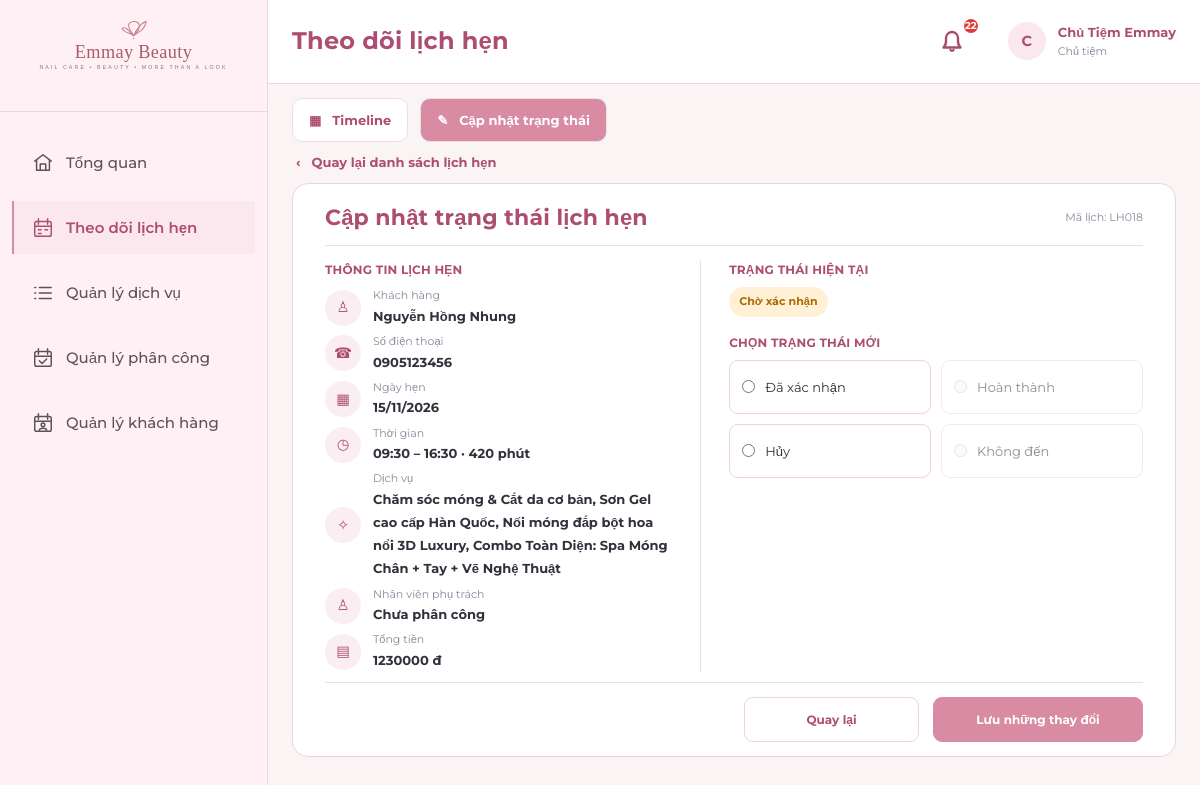
The page /owner/appointments/status-list/LH018/ (signed in) on the database as committed earlier.
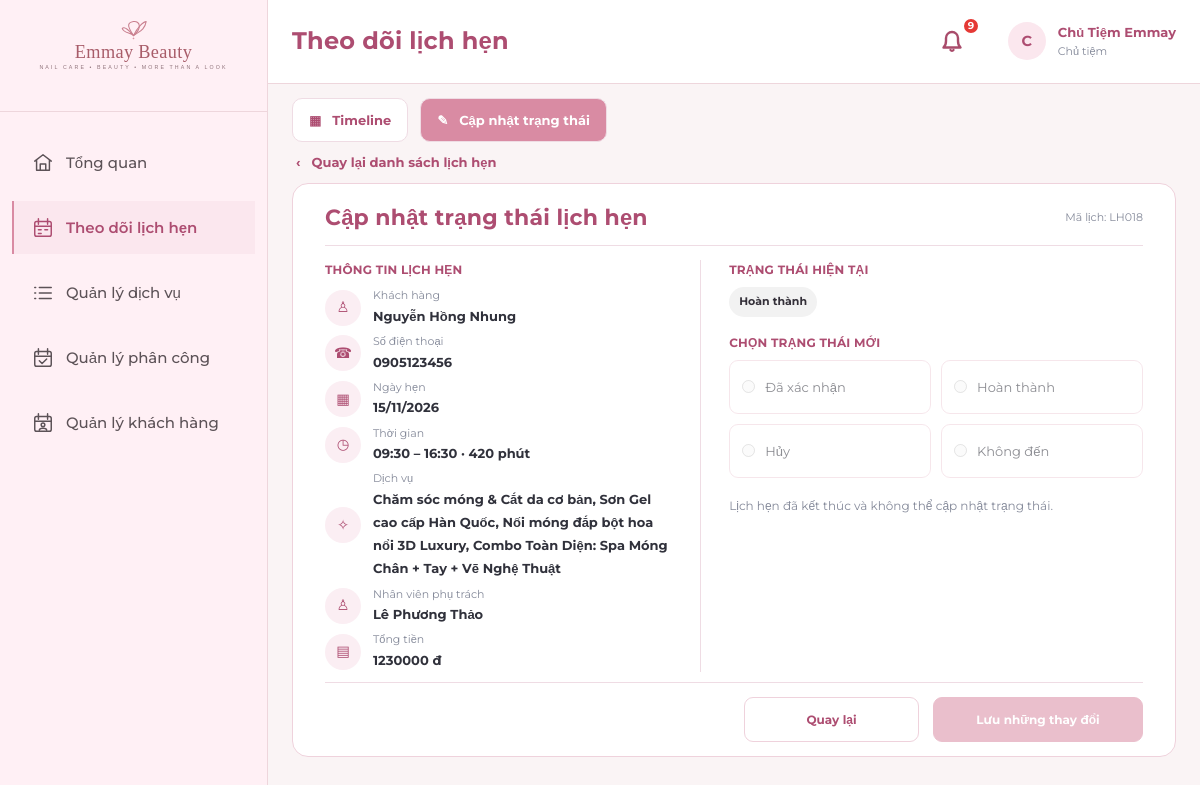
The same page on the database as committed later.
### apps/appointments/models.py (models this page shows, shortened)
class LichHen(models.Model):
    TRANG_THAI_CHOICES = [
        ('Chờ xác nhận', 'Chờ xác nhận'),
        ('Đã xác nhận', 'Đã xác nhận'),
        ('Hoàn thành', 'Hoàn thành'),
        ('Hủy', 'Hủy'),
        ('Không đến', 'Không đến'),
    ]
    ma_lich_hen = models.CharField(max_length=10, primary_key=True, verbose_name='Mã lịch hẹn')
    khach_hang = models.ForeignKey(KhachHang, on_delete=models.PROTECT, related_name='lich_hen', verbose_name='Khách hàng')
    tai_khoan_huy = models.ForeignKey(
        TaiKhoan, on_delete=models.SET_NULL, null=True, blank=True,
        related_name='lich_hen_da_huy', verbose_name='Tài khoản hủy'
    )
    ngay_gio_bat_dau = models.DateTimeField(verbose_name='Ngày giờ bắt đầu')
    ten_lien_he = models.CharField(max_length=100, verbose_name='Tên liên hệ')
    so_dien_thoai_lien_he = models.CharField(
        max_length=10, validators=[phone_validator], verbose_name='SĐT liên hệ'
    )
    trang_thai = models.CharField(
        max_length=30, choices=TRANG_THAI_CHOICES, default='Chờ xác nhận',
        verbose_name='Trạng thái'
    )
    thoi_diem_huy = models.DateTimeField(null=True, blank=True, verbose_name='Thời điểm hủy')
    thoi_diem_tao = models.DateTimeField(auto_now_add=True, verbose_name='Thời điểm tạo')
    class Meta:
        db_table = 'LichHen'
        verbose_name = 'Lịch Hẹn'
        verbose_name_plural = 'Lịch Hẹn'
        ordering = ['-ngay_gio_bat_dau']
    @property
    def tong_tien(self):
        return sum(ct.don_gia_dat for ct in self.chi_tiet.all())
    @property
    def tong_thoi_luong(self):
        return sum(ct.thoi_luong_dat for ct in self.chi_tiet.all())
    @property
    def ngay_gio_ket_thuc(self):
        return self.ngay_gio_bat_dau + timedelta(minutes=self.tong_thoi_luong)
    @property
    def phan_cong_hien_tai(self):
        return self.phan_cong.filter(dang_phu_trach=True).first()

class ChiTietLichHen(models.Model):
    lich_hen = models.ForeignKey(LichHen, on_delete=models.CASCADE, related_name='chi_tiet', verbose_name='Lịch hẹn')
    dich_vu = models.ForeignKey(DichVu, on_delete=models.PROTECT, related_name='chi_tiet_lich_hen', verbose_name='Dịch vụ gốc')
    ten_dich_vu_dat = models.CharField(max_length=60, verbose_name='Tên dịch vụ lúc đặt')
    don_gia_dat = models.DecimalField(max_digits=12, decimal_places=0, verbose_name='Đơn giá lúc đặt')
    thoi_luong_dat = models.SmallIntegerField(verbose_name='Thời lượng lúc đặt (phút)')
    ghi_chu_thuc_hien = models.CharField(max_length=255, blank=True, null=True, verbose_name='Ghi chú thực hiện')
    class Meta:
        db_table = 'ChiTietLichHen'
        verbose_name = 'Chi Tiết Lịch Hẹn'
        verbose_name_plural = 'Chi Tiết Lịch Hẹn'
        unique_together = ('lich_hen', 'dich_vu')

### apps/assignments/models.py (models this page shows, shortened)
class PhanCong(models.Model):
    TRANG_THAI_CHOICES = [
        ('Chờ phản hồi', 'Chờ phản hồi'),
        ('Đã tiếp nhận', 'Đã tiếp nhận'),
        ('Từ chối', 'Từ chối'),
    ]
    ma_phan_cong = models.CharField(max_length=10, primary_key=True, verbose_name='Mã phân công')
    lich_hen = models.ForeignKey(LichHen, on_delete=models.CASCADE, related_name='phan_cong', verbose_name='Lịch hẹn')
    nhan_vien = models.ForeignKey(NhanVien, on_delete=models.CASCADE, related_name='phan_cong', verbose_name='Nhân viên kỹ thuật')
    thoi_diem_phan_cong = models.DateTimeField(auto_now_add=True, verbose_name='Thời điểm phân công')
    trang_thai_tiep_nhan = models.CharField(
        max_length=20, choices=TRANG_THAI_CHOICES, default='Chờ phản hồi',
        verbose_name='Trạng thái tiếp nhận'
    )
    ly_do_tu_choi = models.CharField(max_length=250, blank=True, null=True, verbose_name='Lý do từ chối')
    thoi_diem_phan_hoi = models.DateTimeField(null=True, blank=True, verbose_name='Thời điểm phản hồi')
    dang_phu_trach = models.BooleanField(default=True, verbose_name='Đang phụ trách')
    class Meta:
        db_table = 'PhanCong'
        verbose_name = 'Phân Công'
        verbose_name_plural = 'Phân Công'
        ordering = ['-thoi_diem_phan_cong']
        constraints = [
            models.UniqueConstraint(
                fields=['lich_hen'],
                condition=models.Q(dang_phu_trach=True),
                name='unique_active_assignment_per_appointment'
            )
        ]

### apps/accounts/models.py (models this page shows, shortened)
class NhanVien(models.Model):
    ma_nhan_vien = models.CharField(max_length=10, primary_key=True, verbose_name='Mã nhân viên')
    tai_khoan = models.OneToOneField(TaiKhoan, on_delete=models.CASCADE, related_name='nhan_vien', verbose_name='Tài khoản')
    ten_nhan_vien = models.CharField(max_length=50, verbose_name='Tên nhân viên')
    class Meta:
        db_table = 'NhanVien'
        verbose_name = 'Nhân Viên'
        verbose_name_plural = 'Nhân Viên'
        ordering = ['ma_nhan_vien']

### apps/appointments/views.py (the view, shortened to what this page needs)
# urls.py: path('appointments/status-list/<str:pk>/', appointment_views.owner_status_edit, name='status_edit'),
@owner_required
def owner_status_edit(request, pk):
    appointment = get_object_or_404(LichHen.objects.prefetch_related('chi_tiet', 'phan_cong__nhan_vien'), pk=pk)
    try:
        selected_date = datetime.date.fromisoformat(request.GET.get('date', ''))
    except ValueError:
        selected_date = timezone.localtime(appointment.ngay_gio_bat_dau).date()
    try:
        page = max(1, int(request.GET.get('page', '1')))
    except ValueError:
        page = 1
    transitions = {
        'Chờ xác nhận': ['Đã xác nhận', 'Hủy'],
        'Đã xác nhận': ['Hoàn thành', 'Hủy', 'Không đến'],
    }
    updated = False
    payment_stage = None
    payment_qr_url = None
    released_employee = None
    return render(request, 'owner/status_edit.html', {
        'appointment': appointment,
        'allowed_statuses': transitions.get(appointment.trang_thai, []),
        'selected_date': selected_date,
        'status_page': page,
        'status_updated': updated,
        'released_employee': released_employee,
        'payment_stage': payment_stage,
        'payment_qr_url': payment_qr_url,
    })

### apps/notifications/context_processors.py (called while the page is built)
def notifications_processor(request):
    context = {
        'unread_notifications_count': 0,
        'recent_notifications': [],
        'unread_rejection_ids': [],
    }
    if request.user.is_authenticated:
        try:
            tai_khoan = getattr(request.user, 'tai_khoan', None)
            if tai_khoan:
                user_notifications = ThongBao.objects.filter(tai_khoan=tai_khoan)
                context['unread_notifications_count'] = user_notifications.filter(da_doc=False).count()
                if tai_khoan.vai_tro == 'Chủ Tiệm':
                    context['unread_rejection_ids'] = list(user_notifications.filter(da_doc=False, loai_thong_bao='Từ chối').values_list('pk', flat=True))
                context['recent_notifications'] = user_notifications.order_by('-thoi_diem_tao')[:8]
        except Exception:
            pass
    return context

### templates/owner/status_edit.html (shortened to what this page needs)
{% extends 'owner/overview.html' %}
{% load payment_format %}
{% block body_class %} owner-overview owner-status-list owner-status-edit{% endblock %}
{% block extra_css %}<link rel="stylesheet" href="/static/css/owner-overview.css"><link rel="stylesheet" href="/static/css/owner-status-list.css"><link rel="stylesheet" href="/static/css/owner-status-edit.css?v=compact-20261111">{% endblock %}
{% block page_title %}Theo dõi lịch hẹn{% endblock %}
{% block content %}
<nav class="status-tabs" aria-label="Theo dõi lịch hẹn"><a href="{% url 'owner:timeline' %}?date={{ selected_date|date:'Y-m-d' }}">▦ &nbsp; Timeline</a><a class="active" href="{% url 'owner:status_list' %}?date={{ selected_date|date:'Y-m-d' }}">✎ &nbsp; Cập nhật trạng thái</a></nav>
<a class="status-edit-back" href="{% url 'owner:status_list' %}?date={{ selected_date|date:'Y-m-d' }}&amp;page={{ status_page }}">‹ &nbsp; Quay lại danh sách lịch hẹn</a>
<article class="status-edit-panel">
  <header class="status-edit-header"><h1>Cập nhật trạng thái lịch hẹn</h1><span>Mã lịch: {{ appointment.ma_lich_hen }}</span></header>
  <form method="post">{% csrf_token %}
    <div class="status-edit-columns">
      <section class="status-edit-info"><h2>THÔNG TIN LỊCH HẸN</h2>
        <div><i>♙</i><span><small>Khách hàng</small><strong>{{ appointment.ten_lien_he }}</strong></span></div>
        <div><i>☎</i><span><small>Số điện thoại</small><strong>{{ appointment.so_dien_thoai_lien_he }}</strong></span></div>
        <div><i>▦</i><span><small>Ngày hẹn</small><strong>{{ appointment.ngay_gio_bat_dau|date:"d/m/Y" }}</strong></span></div>
        <div><i>◷</i><span><small>Thời gian</small><strong>{{ appointment.ngay_gio_bat_dau|date:"H:i" }} – {{ appointment.ngay_gio_ket_thuc|date:"H:i" }} · {{ appointment.tong_thoi_luong }} phút</strong></span></div>
        <div><i>✧</i><span><small>Dịch vụ</small><strong>{% for item in appointment.chi_tiet.all %}{{ item.ten_dich_vu_dat }}{% if not forloop.last %}, {% endif %}{% empty %}Chưa có dịch vụ{% endfor %}</strong></span></div>
        <div><i>♙</i><span><small>Nhân viên phụ trách</small><strong>{% if appointment.trang_thai == 'Chờ xác nhận' %}Chưa phân công{% elif appointment.phan_cong_hien_tai %}{{ appointment.phan_cong_hien_tai.nhan_vien.ten_nhan_vien }}{% else %}Chưa phân công{% endif %}</strong></span></div>
        <div><i>▤</i><span><small>Tổng tiền</small><strong>{{ appointment.tong_tien|floatformat:"0g" }} đ</strong></span></div>
      </section>
      <section class="status-edit-choose"><h2>TRẠNG THÁI HIỆN TẠI</h2>
        <span class="status-badge {% if appointment.trang_thai == 'Chờ xác nhận' %}pending{% elif appointment.trang_thai == 'Đã xác nhận' %}confirmed{% elif appointment.trang_thai == 'Hủy' %}canceled{% endif %}">{{ appointment.trang_thai }}</span>
        <h2>CHỌN TRẠNG THÁI MỚI</h2>
        <div class="status-edit-options">
          <label><input type="radio" name="status" value="Đã xác nhận" {% if 'Đã xác nhận' not in allowed_statuses %}disabled{% endif %} required><span>Đã xác nhận</span></label>
          <label><input type="radio" name="status" value="Hoàn thành" {% if 'Hoàn thành' not in allowed_statuses %}disabled{% endif %}><span>Hoàn thành</span></label>
          <label><input type="radio" name="status" value="Hủy" {% if 'Hủy' not in allowed_statuses %}disabled{% endif %}><span>Hủy</span></label>
          <label><input type="radio" name="status" value="Không đến" {% if 'Không đến' not in allowed_statuses %}disabled{% endif %}><span>Không đến</span></label>
        </div>
        {% if not allowed_statuses %}<p class="status-edit-closed">Lịch hẹn đã kết thúc và không thể cập nhật trạng thái.</p>{% endif %}
      </section>
    </div>
    <div class="status-edit-actions"><a href="{% url 'owner:status_list' %}?date={{ selected_date|date:'Y-m-d' }}&amp;page={{ status_page }}">Quay lại</a><button type="submit" {% if not allowed_statuses %}disabled{% endif %}>Lưu những thay đổi</button></div>
  </form>
</article>
{% endblock %}

Rows that differ between the two databases and show on the page:
changed LichHen "Nguyễn Hồng Nhung": phan_cong_hien_tai.nhan_vien.ten_nhan_vien (not shown) → "Lê Phương Thảo"; trang_thai "Chờ xác nhận" → "Hoàn thành"
Other text that changed with them:
{{ unread_notifications_count }}: "22" → "9"
text no longer shown: "Chưa phân công"
text now shown: "Lịch hẹn đã kết thúc và không thể cập nhật trạng thái."
